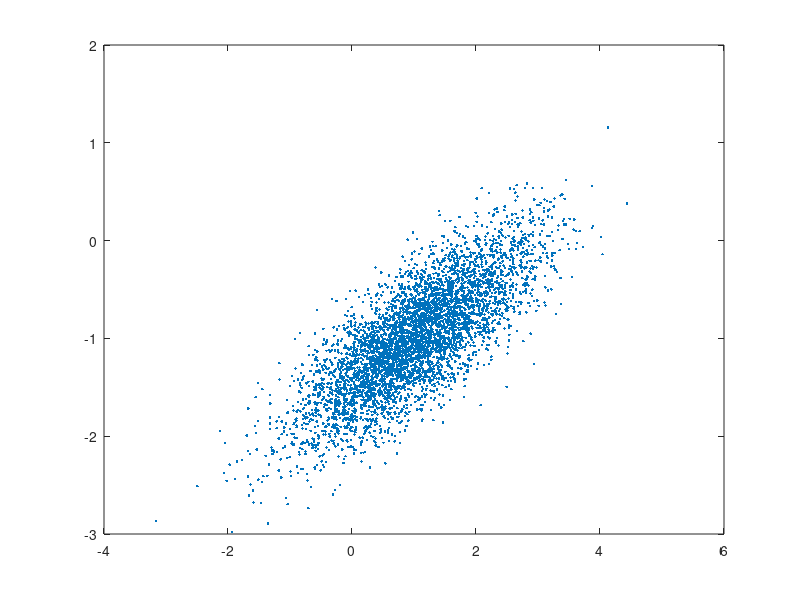

This figure's MATLAB source: (Note: this script raises an error after producing the figure.)
% Test script to perform k-means clusting
%
% Author: Colorado Reed
% load the data

colors = 'krgb';
shapes='.xo^';

npts = 5000;
mu1 = [1 -1]; Sigma1 = [.9 .4; .4 .3];
d1 = mvnrnd(mu1, Sigma1, npts);
mu2 = [0 1]; Sigma2 = [.9 .4; .4 .9];
d2 = mvnrnd(mu2, Sigma2, npts);
plot(d1(:,1),d1(:,2),'.');
data = [d1; d2];
truth = [ones(npts,1); ones(npts,1) + 1];

%% run homemade kmeans
nclasses = 2;
max_it = 10000;
tic;
[clusts,centrs] = kmeansval(data, nclasses, max_it, false);
toc
acc = sum(truth == clusts)/length(clusts);
if acc < 0.5
   acc = 1 - acc; % flip class assignments 
end
fprintf('accuracy homemade k-means: %0.5f \n\n',acc);

%% compare with Matlab's kmeans
tic;
[clusts,centrs] = kmeans(data, nclasses);
toc
acc = sum(truth == clusts)/length(clusts);
if acc < 0.5
   acc = 1 - acc; % flip class assignments 
end
fprintf('matlab k-means: %0.5f \n',acc);
